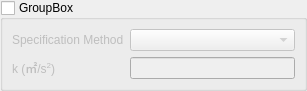
<?xml version="1.0" encoding="UTF-8"?>
<ui version="4.0">
 <class>ConstantSourceWidget</class>
 <widget class="QWidget" name="ConstantSourceWidget">
  <property name="geometry">
   <rect>
    <x>0</x>
    <y>0</y>
    <width>306</width>
    <height>86</height>
   </rect>
  </property>
  <property name="windowTitle">
   <string>Form</string>
  </property>
  <layout class="QVBoxLayout" name="verticalLayout">
   <property name="leftMargin">
    <number>0</number>
   </property>
   <property name="topMargin">
    <number>0</number>
   </property>
   <property name="rightMargin">
    <number>0</number>
   </property>
   <property name="bottomMargin">
    <number>0</number>
   </property>
   <item>
    <widget class="QGroupBox" name="groupBox">
     <property name="title">
      <string>GroupBox</string>
     </property>
     <property name="checkable">
      <bool>true</bool>
     </property>
     <property name="checked">
      <bool>false</bool>
     </property>
     <layout class="QFormLayout" name="formLayout_3">
      <item row="0" column="0">
       <widget class="QLabel" name="label_5">
        <property name="text">
         <string>Specification Method</string>
        </property>
       </widget>
      </item>
      <item row="0" column="1">
       <widget class="QComboBox" name="specificationMethod">
        <property name="minimumSize">
         <size>
          <width>165</width>
          <height>0</height>
         </size>
        </property>
       </widget>
      </item>
      <item row="1" column="0">
       <widget class="QLabel" name="label">
        <property name="text">
         <string>k (㎡/s&lt;sup&gt;2&lt;/sup&gt;)</string>
        </property>
       </widget>
      </item>
      <item row="1" column="1">
       <widget class="QLineEdit" name="value"/>
      </item>
     </layout>
    </widget>
   </item>
  </layout>
 </widget>
 <resources/>
 <connections/>
</ui>
